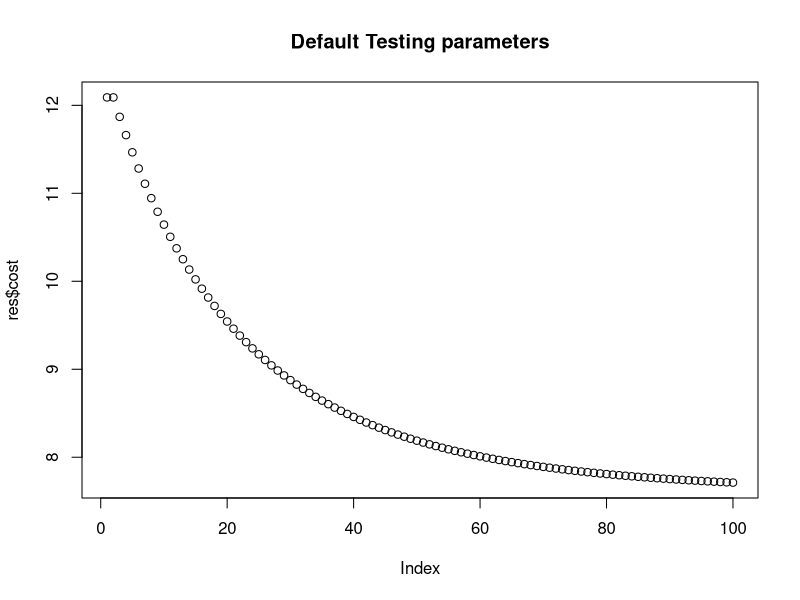
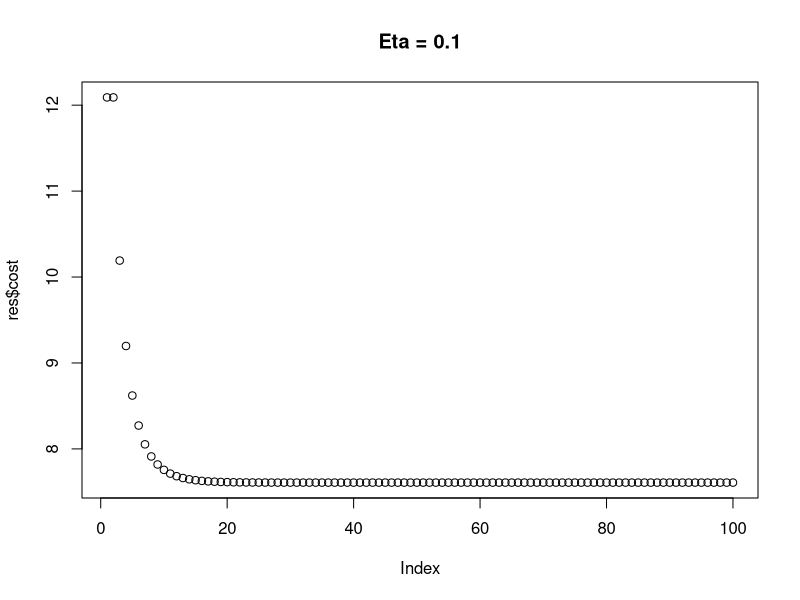
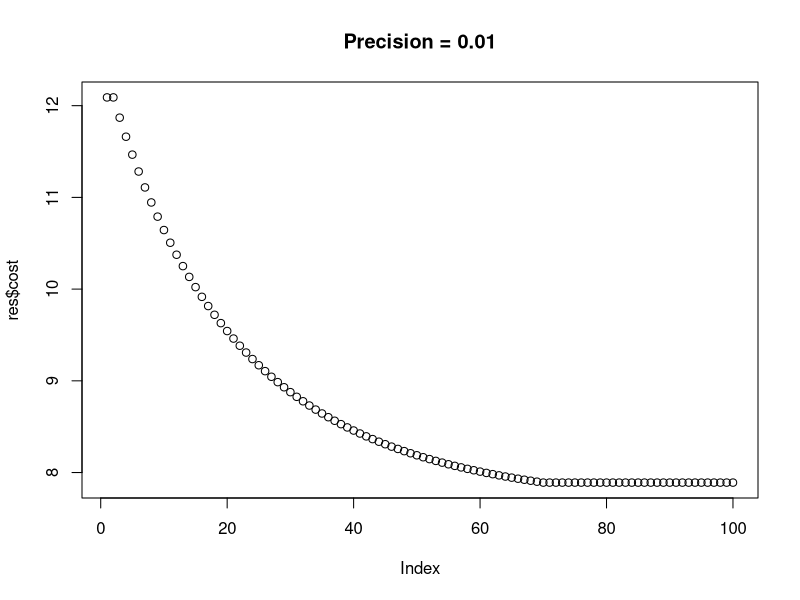
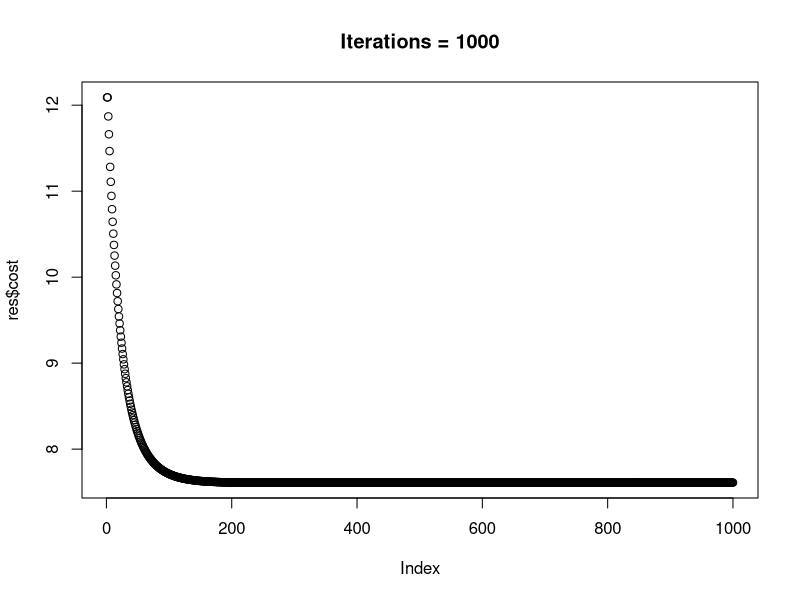
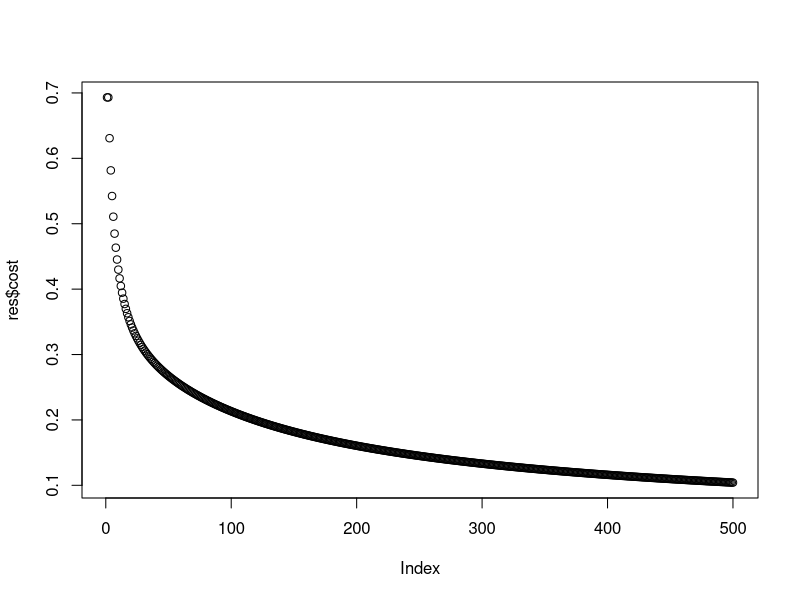
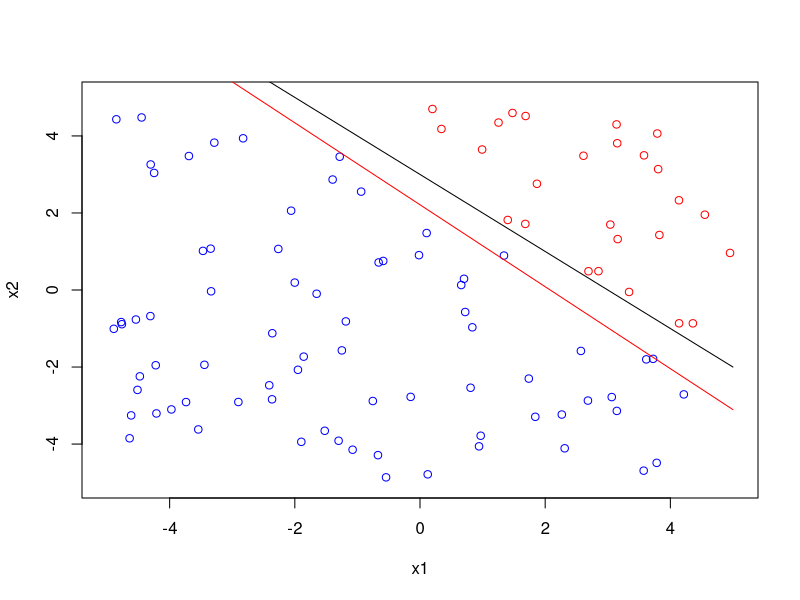

Write the R code that produced these figures, in order.
## ---- chunk 1
knitr::opts_chunk$set(echo = TRUE)
## ---- chunk 2
library(dplyr)
library(readr)
library(tidyverse)
library(ggplot2)
library(gridExtra)
library(grid)
library(cowplot)
## ---- chunk 3
#######################################################################################
# Compute In Sample Error - Linreg:
#######################################################################################

Ein_linreg <- function(X, y, w){
  # Calculates the Input Error for linear regression with a vector w of weights 
  # and X and y inputs
  n <- nrow(y)
  Ein_raw <- 0
  
  # Main loop for calculating error:
  for (i in 1:n) {
    Ein_raw <- Ein_raw + (t(w) %*% X[i, ] - y[i])^2
  }
  Ein <- (1/n)*Ein_raw
  
  return(Ein)
}


#######################################################################################
# Compute In Sample Error - Logreg:
#######################################################################################

Ein_logreg <- function(X, y, w){
  # Calculates the Input Error for linear regression with a vector w of weights 
  # and X and y inputs
  n <- nrow(y)
  Ein_raw <- 0
  
  # Main loop for calculating error:
  for (i in 1:n) {
    Ein_raw <- Ein_raw + log(1 + exp(- y[i]*(t(w) %*% X[i, ])))
  }
  Ein <- (1/n)*Ein_raw
  
  return(Ein)
}
## ---- chunk 4
#######################################################################################
# Compute In Gradient - Linreg:
#######################################################################################

gEin_linreg <- function(X, y, w){
  # Computes the (linear) gradient for a set of weights and an input X and y matrices
  n <- nrow(y)
  grad_raw <- 0
  
  # Main loop for calculating gradient:
  for (i in 1:n) {
    grad_raw <- grad_raw + (t(w) %*% X[i, ] - y[i])*X[i, ]
  }
  grad <- (2/n)*grad_raw
  
  return(grad)
}


#######################################################################################
# Compute In Gradient - Logreg:
#######################################################################################

gEin_logreg <- function(X, y, w){
  # Computes the (logistic) gradient for a set of weights and an input X and y matrices
  n <- nrow(y)
  grad_raw <- 0
  
  # Main loop for calculating gradient:
  for (i in 1:n) {
    grad_raw <- grad_raw + (y[i]*X[i, ])/(1 + exp(y[i]*(t(w) %*% X[i, ])))
  }
  grad <- (-1/n)*grad_raw
  
  return(grad)
}
## ---- chunk 5
GD <- function(X, y, Ein, gEin, w0, eta, precision, nb_iters){
  # Initial values as defined by the question:
  allw <- vector("list", nb_iters)
  cost <- numeric(nb_iters)
  allw[[1]] <- w0
  cost[1] <- Ein(X, y, allw[[1]])
  
  # Termination Variables:
  i <- 2
  Ein_old <- 0
  Ein_cur <- cost[1]
  Ein_diff <- abs(Ein_cur- Ein_old)

  # Main Loop - while less than the number of iterations and while precision above target:
  while (Ein_diff >= precision && i <= nb_iters) {
    
    # Add new results to results lists
    allw[[i]] <- allw[[i-1]] - eta * gEin(X, y, allw[[i-1]])
    cost[i] <- Ein(X, y, allw[[i-1]])
    
    # Update termination conditions
    Ein_old <- Ein_cur
    Ein_cur <- Ein(X, y, allw[[i]])
    Ein_diff <- abs(Ein_cur- Ein_old)
    i <- i + 1
  }
  
  # For making sure 'bottom row' is correct if terminated before max iterations 
  # Done because of the nature of the testing we are required to do
  # Technically defeats the point of an early termination condition though
  while (i <= nb_iters) {
    
    # Add new results to results lists
    allw[[i]] <- allw[[i-1]]
    cost[i] <- cost[i-1]
    
    # Update termination conditions
    i <- i + 1
  }  

  # Return the required values as a list, as required:
  list(allw = allw, cost = cost)
}
## ---- chunk 6
set.seed(1900)
# Function taken from Friedman et al.
genx <- function(n,p,rho){
  # generate x's multivariate normal with equal corr rho
  # Xi = b Z + Wi, and Z, Wi are independent normal.
  # Then Var(Xi) = b^2 + 1
  # Cov(Xi, Xj) = b^2 and so cor(Xi, Xj) = b^2 / (1+b^2) = rho
  z <- rnorm(n)
  if(abs(rho) < 1){
    beta <- sqrt(rho/(1-rho))
    x <- matrix(rnorm(n*p), ncol=p)
    A <- matrix(rnorm(n), nrow=n, ncol=p, byrow=F)
    x <- beta * A + x
  }
  if(abs(rho)==1){ x=matrix(rnorm(n),nrow=n,ncol=p,byrow=F)}
  return(x)
}


N <- 100
p <- 10
rho <- 0.2
X <- genx(N, p, rho)
w_true <- ((-1)^(1:p))*exp(-2*((1:p)-1)/20)
eps <- rnorm(N)
k <- 3
y <- X %*% w_true + k * eps


res <- GD(X, y, Ein_linreg, gEin_linreg, rep(0, p), 0.01, 0.0001, 100)
plot(res$cost, main="Default Testing parameters")
## ---- chunk 7
res <- GD(X, y, Ein_linreg, gEin_linreg, rep(0, p), 0.1, 0.0001, 100)
plot(res$cost, main="Eta = 0.1")
## ---- chunk 8
res <- GD(X, y, Ein_linreg, gEin_linreg, rep(0, p), 0.01, 0.01, 100)
plot(res$cost, main="Precision = 0.01")
## ---- chunk 9
res <- GD(X, y, Ein_linreg, gEin_linreg, rep(0, p), 0.01, 0.0001, 1000)
plot(res$cost, main="Iterations = 1000")
## ---- chunk 10
res <- GD(X, y, Ein_linreg, gEin_linreg, rep(0, p), 0.01, 0.0001, 100)

print(paste("True values of w:"))
print(w_true)
print(paste("Gradient Descent value of w:"))
print(unlist(tail(res$allw, 1)))
## ---- chunk 11
set.seed(1900)
N <- 100
l <- -5; u <- 5
x <- seq(l, u, by = 0.1)
w_true <- matrix(c(-3, 1, 1), ncol = 1)
a <- -w_true[2]/w_true[3]
b <- -w_true[1]/w_true[3]

X0 <- matrix(runif(2 * N, l, u), ncol = 2)

X <- cbind(1, X0)
y <- sign(X %*% w_true)

res <- GD(X, y, Ein_logreg, gEin_logreg, rep(0, 3), 0.05, 0.0001, 500)
plot(res$cost)

print(w_true)
w_best <- unlist(tail(res$allw, 1))
print(w_best)

plot(c(l, u), c(u, l), type = 'n', xlab = "x1", ylab = "x2")
lines(x, a*x +b)
points(X0, col = ifelse(y == 1, "red", "blue"))

a_best <- -w_best[2]/w_best[3]
b_best <- -w_best[1]/w_best[3]
lines(x, a_best*x + b_best, col = "red")
